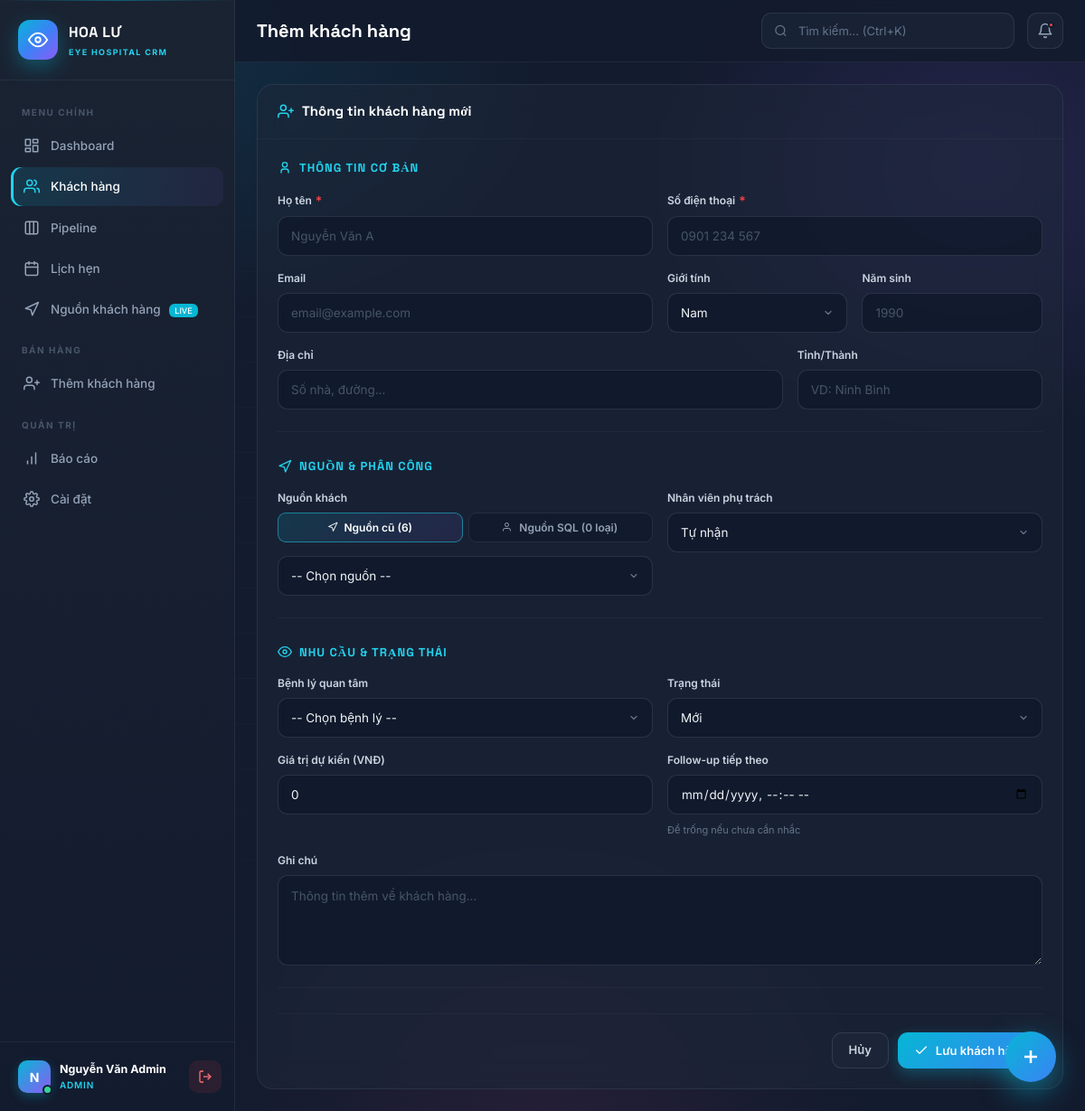
The page /public/index.php?c=customer&a=create (signed in) on the database its author committed.
### tables this page shows
CREATE TABLE `users` (
  `id` int(11) NOT NULL,
  `full_name` varchar(100) NOT NULL,
  `email` varchar(150) NOT NULL,
  `phone` varchar(20) DEFAULT NULL,
  `password` varchar(255) NOT NULL,
  `role` enum('admin','manager','sales','cskh') DEFAULT 'sales',
  `team` varchar(50) DEFAULT NULL,
  `kpi_target` decimal(15,0) DEFAULT 0,
  `is_active` tinyint(1) DEFAULT 1,
  `last_login` datetime DEFAULT NULL,
  `created_at` timestamp NOT NULL DEFAULT current_timestamp()
);

### core/View.php (called while the page is built)
<?php
class View {
    public static function render($path, $data = []) {
        global $pdo;
        $data['user']      = $data['user']      ?? Auth::user();
        $data['flash']     = $data['flash']     ?? Helper::getFlash();
        $data['appName']   = APP_NAME;
        $data['baseUrl']   = BASE_URL;
        $data['pageTitle'] = $data['pageTitle'] ?? 'Dashboard';
        $data['activePage']= $data['activePage']?? 'dashboard';
        static $sources = null, $users = null;
        if ($sources === null) {
            $sources = $pdo->query("SELECT * FROM sources WHERE is_active = 1 ORDER BY name")->fetchAll();
        }
        if ($users === null) {
            $users = $pdo->query("SELECT id, full_name, role FROM users
                                  WHERE role IN ('sales','manager','admin') AND is_active = 1
                                  ORDER BY full_name")->fetchAll();
        }
        $data['sources'] = $data['sources'] ?? $sources;
        $data['users']   = $data['users']   ?? $users;
        extract($data, EXTR_SKIP);
        require ROOT_PATH . '/app/views/' . $path . '.php';
    }
}

### app/controllers/CustomerController.php (called while the page is built, shortened)
<?php
class CustomerController
{
    public function create()
    {
        global $pdo, $sqlsrv;
        $sourcesLocal = $pdo->query("
        SELECT id, name, category, icon, color
        FROM sources
        WHERE is_active = 1 AND (external_source IS NULL OR external_source = '')
        ORDER BY name
    ")->fetchAll();
        $sourcesSynced = $pdo->query("
        SELECT id, name, category, icon, color
        FROM sources
        WHERE is_active = 1 AND external_source = 'DKKhamDoan'
        ORDER BY category, name
    ")->fetchAll();
        $groupedSql = [];
        View::render('customers/form', [
            'pageTitle'      => 'Thêm khách hàng',
            'activePage'     => 'customer',
            'sourcesLocal'   => $sourcesLocal,
            'sourcesSynced'  => $sourcesSynced,
            'groupedSql'     => $groupedSql,
        ]);
    }
}

### public/index.php (called while the page is built, shortened)
<?php
require __DIR__ . '/../config/database.php';
require __DIR__ . '/../core/Helper.php';
require __DIR__ . '/../core/Auth.php';
require __DIR__ . '/../core/View.php';
$a = $_GET['a'] ?? 'index';
$controller = new $class();
$controller->$a();

### core/Auth.php (called while the page is built, shortened)
<?php
class Auth {
    public static function user()  { return $_SESSION['user'] ?? null; }
    public static function role()  { return $_SESSION['user']['role'] ?? null; }
    public static function isManager() { return in_array(self::role(), ['admin', 'manager']); }
}

### core/Helper.php (called while the page is built, shortened)
<?php
class Helper {
    public static function e($s) {
        return htmlspecialchars($s ?? '', ENT_QUOTES, 'UTF-8');
    }
    public static function statusLabel($s) {
        return [
            'new'         => 'Mới',
            'contacted'   => 'Đã liên hệ',
            'appointment' => 'Đã hẹn khám',
            'consulted'   => 'Đã tư vấn',
            'surgery'     => 'Đã phẫu thuật',
            'done'        => 'Hoàn tất',
            'lost'        => 'Mất KH',
        ][$s] ?? $s;
    }
}

### app/views/customers/form.php (the view, shortened to what this page needs)
<?php
$pageTitle = 'Thêm khách hàng';
$activePage = 'customer';
include __DIR__ . '/../layouts/header.php';
?>
<form method="post" action="?c=customer&a=store" class="form-card">
  <div class="card">
    <div class="card-head">
      <h3>
        <svg viewBox="0 0 24 24">
          <path d="M16 21v-2a4 4 0 0 0-4-4H5a4 4 0 0 0-4 4v2" />
          <circle cx="8.5" cy="7" r="4" />
          <line x1="20" y1="8" x2="20" y2="14" />
          <line x1="23" y1="11" x2="17" y2="11" />
        </svg>
        Thông tin khách hàng mới
      </h3>
    </div>
    <div class="card-body">
      <div class="form-section">
        <div class="form-section-title">
          <svg viewBox="0 0 24 24">
            <circle cx="12" cy="8" r="4" />
            <path d="M6 21v-2a4 4 0 0 1 4-4h4a4 4 0 0 1 4 4v2" />
          </svg>
          Thông tin cơ bản
        </div>
        <div class="form-grid">
          <div class="fg col-6">
            <label>Họ tên <span class="req">*</span></label>
            <input type="text" name="full_name" placeholder="Nguyễn Văn A" required autofocus>
          </div>
          <div class="fg col-6">
            <label>Số điện thoại <span class="req">*</span></label>
            <input type="tel" name="phone" placeholder="0901 234 567" required>
          </div>
          <div class="fg col-6">
            <label>Email</label>
            <input type="email" name="email" placeholder="email@example.com">
          </div>
          <div class="fg col-3">
            <label>Giới tính</label>
            <select name="gender">
              <option value="male">Nam</option>
            </select>
          </div>
          <div class="fg col-3">
            <label>Năm sinh</label>
            <input type="number" name="birth_year" placeholder="1990" min="1930" max="<?= date('Y') ?>">
          </div>
          <div class="fg col-8">
            <label>Địa chỉ</label>
            <input type="text" name="address" placeholder="Số nhà, đường...">
          </div>
          <div class="fg col-4">
            <label>Tỉnh/Thành</label>
            <input type="text" name="city" placeholder="VD: Ninh Bình">
          </div>
        </div>
      </div>
      <div class="form-section">
        <div class="form-section-title">
          <svg viewBox="0 0 24 24">
            <path d="M3 11l19-9-9 19-2-8-8-2z" />
          </svg>
          Nguồn & Phân công
        </div>
        <div class="form-grid">
          <div class="fg col-6">
            <label>Nguồn khách</label>
            <div style="display:flex;gap:6px;margin-bottom:8px;">
              <button type="button" onclick="switchSourceTab('local')" id="tabBtn-local"
                class="src-tab src-tab-active" style="flex:1;">
                <svg viewBox="0 0 24 24" width="12" height="12" fill="none" stroke="currentColor" stroke-width="2">
                  <path d="M3 11l19-9-9 19-2-8-8-2z" />
                </svg>
                Nguồn cũ (<?= count($sourcesLocal) + count($sourcesSynced) ?>)
              </button>
              <button type="button" onclick="switchSourceTab('sql')" id="tabBtn-sql"
                class="src-tab" style="flex:1;">
                <svg viewBox="0 0 24 24" width="12" height="12" fill="none" stroke="currentColor" stroke-width="2">
                  <path d="M17 21v-2a4 4 0 0 0-4-4H5a4 4 0 0 0-4 4v2" />
                  <circle cx="9" cy="7" r="4" />
                </svg>
                Nguồn SQL (<?= count($groupedSql) ?> loại)
              </button>
            </div>
            <div id="srcPanel-local">
              <select name="source_id" class="src-select">
                <option value="">-- Chọn nguồn --</option>
              </select>
            </div>
          </div>
          <div class="fg col-6">
            <label>Nhân viên phụ trách</label>
            <select name="assigned_to">
              <option value="">Tự nhận</option>
            </select>
          </div>
        </div>
      </div>
      <div class="form-section">
        <div class="form-section-title">
          <svg viewBox="0 0 24 24">
            <path d="M1 12s4-8 11-8 11 8 11 8-4 8-11 8-11-8-11-8z" />
            <circle cx="12" cy="12" r="3" />
          </svg>
          Nhu cầu & Trạng thái
        </div>
        <div class="form-grid">
          <div class="fg col-6">
            <label>Bệnh lý quan tâm</label>
            <select name="interest">
              <option value="">-- Chọn bệnh lý --</option>
            </select>
          </div>
          <div class="fg col-6">
            <label>Trạng thái</label>
            <select name="status">
              <?php foreach (['new', 'contacted', 'appointment', 'consulted', 'surgery', 'done', 'lost'] as $s): ?>
                <option value="<?= $s ?>"><?= Helper::statusLabel($s) ?></option>
              <?php endforeach; ?>
            </select>
          </div>
          <div class="fg col-6">
            <label>Giá trị dự kiến (VNĐ)</label>
            <input type="number" name="estimated_value" value="0" step="100000" placeholder="0">
          </div>
          <div class="fg col-6">
            <label>Follow-up tiếp theo</label>
            <input type="datetime-local" name="next_followup_at" id="next_followup" step="60">
            <small style="font-size:11px;color:#64748b;margin-top:2px;">Để trống nếu chưa cần nhắc</small>
          </div>
          <div class="fg col-12">
            <label>Ghi chú</label>
            <textarea name="note" placeholder="Thông tin thêm về khách hàng..."></textarea>
          </div>
        </div>
      </div>
      <div class="form-actions">
        <a href="?c=customer" class="btn btn-ghost">Hủy</a>
        <button type="submit" class="btn btn-primary">
          <svg viewBox="0 0 24 24">
            <polyline points="20 6 9 17 4 12" />
          </svg>
          Lưu khách hàng
        </button>
      </div>
    </div>
  </div>
</form>
<?php include __DIR__ . '/../layouts/footer.php'; ?>

### app/views/layouts/header.php (shortened to what this page needs)
<?php
$user = Auth::user();
$initials = $user ? mb_substr($user['full_name'], 0, 1) : '?';
$active = $activePage ?? 'dashboard';
?>
<!DOCTYPE html>
<html lang="vi">
<head>
</head>
<body>
  <div class="cursor-glow" id="cursorGlow"></div>
  <div class="app">
    <aside class="sb" id="sb">
      <div class="sb-brand">
        <div class="sb-logo">
          <svg viewBox="0 0 24 24">
            <path d="M1 12s4-8 11-8 11 8 11 8-4 8-11 8-11-8-11-8z" />
            <circle cx="12" cy="12" r="3" />
          </svg>
        </div>
        <div class="sb-brand-txt">
          <strong>HOA LƯ</strong>
          <small>EYE HOSPITAL CRM</small>
        </div>
      </div>
      <nav class="sb-nav">
        <div class="sb-section">Menu chính</div>
        <a href="?c=dashboard" class="sb-link <?= $active === 'dashboard' ? 'active' : '' ?>">
          <svg viewBox="0 0 24 24">
            <rect x="3" y="3" width="7" height="9" />
            <rect x="14" y="3" width="7" height="5" />
            <rect x="14" y="12" width="7" height="9" />
            <rect x="3" y="16" width="7" height="5" />
          </svg>
          <span>Dashboard</span>
        </a>
        <a href="?c=customer" class="sb-link <?= $active === 'customer' ? 'active' : '' ?>">
          <svg viewBox="0 0 24 24">
            <path d="M17 21v-2a4 4 0 0 0-4-4H5a4 4 0 0 0-4 4v2" />
            <circle cx="9" cy="7" r="4" />
            <path d="M23 21v-2a4 4 0 0 0-3-3.87" />
            <path d="M16 3.13a4 4 0 0 1 0 7.75" />
          </svg>
          <span>Khách hàng</span>
        </a>
        <a href="?c=pipeline" class="sb-link <?= $active === 'pipeline' ? 'active' : '' ?>">
          <svg viewBox="0 0 24 24">
            <rect x="3" y="3" width="18" height="18" rx="2" />
            <path d="M9 3v18M15 3v18" />
          </svg>
          <span>Pipeline</span>
        </a>
        <a href="?c=appointment" class="sb-link <?= $active === 'appointment' ? 'active' : '' ?>">
          <svg viewBox="0 0 24 24">
            <rect x="3" y="4" width="18" height="18" rx="2" />
            <line x1="16" y1="2" x2="16" y2="6" />
            <line x1="8" y1="2" x2="8" y2="6" />
            <line x1="3" y1="10" x2="21" y2="10" />
          </svg>
          <span>Lịch hẹn</span>
        </a>
        <a href="?c=khamdoan" class="sb-link <?= $active === 'khamdoan' ? 'active' : '' ?>">
          <svg viewBox="0 0 24 24">
            <path d="M3 11l19-9-9 19-2-8-8-2z" />
          </svg>
          <span>
            Nguồn khách hàng
            <span style="background:#06b6d4;color:#fff;font-size:9px;padding:2px 6px;border-radius:6px;margin-left:6px;">LIVE</span>
          </span>
        </a>
        <div class="sb-section">Bán hàng</div>
        <a href="?c=customer&a=create" class="sb-link">
          <svg viewBox="0 0 24 24">
            <path d="M16 21v-2a4 4 0 0 0-4-4H5a4 4 0 0 0-4 4v2" />
            <circle cx="8.5" cy="7" r="4" />
            <line x1="20" y1="8" x2="20" y2="14" />
            <line x1="23" y1="11" x2="17" y2="11" />
          </svg>
          <span>Thêm khách hàng</span>
        </a>
        <?php if (Auth::isManager()): ?>
          <div class="sb-section">Quản trị</div>
          <a href="?c=report" class="sb-link <?= $active === 'report' ? 'active' : '' ?>">
            <svg viewBox="0 0 24 24">
              <line x1="12" y1="20" x2="12" y2="10" />
              <line x1="18" y1="20" x2="18" y2="4" />
              <line x1="6" y1="20" x2="6" y2="16" />
            </svg>
            <span>Báo cáo</span>
          </a>
          <a href="?c=setting" class="sb-link <?= $active === 'setting' ? 'active' : '' ?>">
            <span>Cài đặt</span>
          </a>
        <?php endif; ?>
      </nav>
      <div class="sb-foot">
        <div class="sb-user">
          <div class="sb-ava"><?= $initials ?></div>
          <div class="sb-user-info">
            <strong><?= Helper::e($user['full_name']) ?></strong>
            <small><?= $user['role'] ?></small>
          </div>
        </div>
        <a href="?c=auth&a=logout" class="sb-logout" data-tip="Đăng xuất">
          <svg viewBox="0 0 24 24">
            <path d="M9 21H5a2 2 0 0 1-2-2V5a2 2 0 0 1 2-2h4" />
            <polyline points="16 17 21 12 16 7" />
            <line x1="21" y1="12" x2="9" y2="12" />
          </svg>
        </a>
      </div>
    </aside>
    <main class="main">
      <header class="top">
        <h1 class="top-title"><?= Helper::e($pageTitle ?? 'Dashboard') ?></h1>
        <div class="top-search" onclick="openCmdk()">
          <svg viewBox="0 0 24 24">
            <circle cx="11" cy="11" r="8" />
            <path d="m21 21-4.35-4.35" />
          </svg>
          <input type="text" placeholder="Tìm kiếm... (Ctrl+K)" readonly>
        </div>
        <button class="top-btn" onclick="toggleNoti()" data-tip="Thông báo">
          <svg viewBox="0 0 24 24">
            <path d="M18 8A6 6 0 0 0 6 8c0 7-3 9-3 9h18s-3-2-3-9" />
            <path d="M13.73 21a2 2 0 0 1-3.46 0" />
          </svg>
          <span class="dot"></span>
        </button>
      </header>
      <div class="body">

### app/views/customers/form.php (style rules this page uses)
.src-tab { display: inline-flex; align-items: center; justify-content: center; gap: 6px; padding: 8px 12px; border-radius: 9px; background: rgba(15,23,42,.6); border: 1.5px solid rgba(148,163,184,.15); color: #94a3b8; font-size: 12px; font-weight: 600; cursor: pointer; transition: all .2s; font-family: inherit; }
.src-tab.src-tab-active { background: linear-gradient(135deg, rgba(6,182,212,.15), rgba(139,92,246,.1)); border-color: rgba(34,211,238,.5); color: #fff; }
.src-select { width: 100%; height: 44px; padding: 0 40px 0 14px; background: rgba(15,23,42,.7); border: 1.5px solid rgba(148,163,184,.18); border-radius: 11px; color: #f1f5f9; font-size: 13.5px; appearance: none; background-repeat: no-repeat; background-position: right 14px center; }
.src-select option { background: #131b2e; color: #e2e8f0; padding: 6px; }

### rows shown on the page
users: full_name "N", full_name "Nguyễn Văn Admin", role "ADMIN"

### other values the page prints
Helper::e($pageTitle ?? 'Dashboard') "Thêm khách hàng"
count($sourcesLocal) + count($sourcesSynced) "6"
count($groupedSql) "0"
form field status "Mới"
